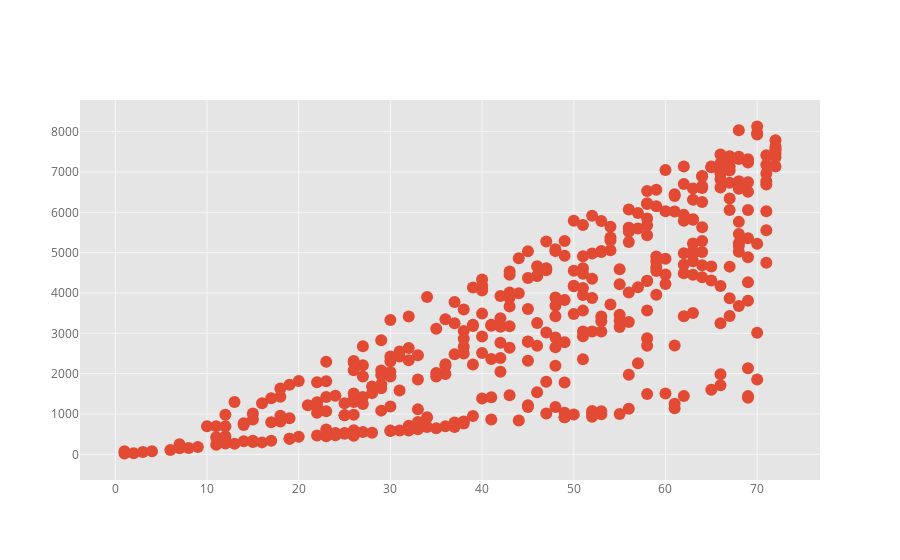

Write notebook code for a chart like this one.
### Code cell
data.iplot(x='tenure', y='TotalCharges', mode='markers')

### Figure 1 — Plotly figure (JSON) as saved in the notebook; plotly's stock layout.template omitted (floating-point values rounded to 4 significant figures; data arrays with more than 128 entries replaced by an {"elided": "..."} marker saying what was removed)
{"data": [{"line": {"color": "rgba(226, 74, 51, 1.0)", "dash": "solid", "shape": "linear", "width": 1.3}, "marker": {"size": 12, "symbol": "circle"}, "mode": "markers", "name": "TotalCharges", "text": "", "type": "scatter", "uid": "6ac2552f-869f-4f97-8a5a-35ebbee83060", "x": {"elided": "398 int values"}, "y": {"elided": "398 float values"}}], "layout": {"legend": {"bgcolor": "#FFFFFF", "font": {"color": "#666666"}}, "paper_bgcolor": "#FFFFFF", "plot_bgcolor": "#E5E5E5", "title": {"font": {"color": "#151516"}}, "xaxis": {"gridcolor": "#F6F6F6", "showgrid": true, "tickfont": {"color": "#666666"}, "title": {"font": {"color": "#666666"}, "text": ""}, "zerolinecolor": "#F6F6F6"}, "yaxis": {"gridcolor": "#F6F6F6", "showgrid": true, "tickfont": {"color": "#666666"}, "title": {"font": {"color": "#666666"}, "text": ""}, "zerolinecolor": "#F6F6F6"}}}
